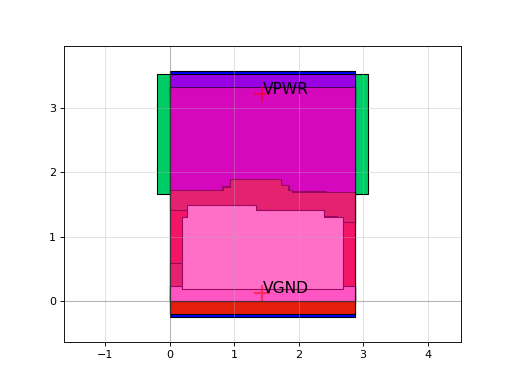

Reproduce this figure in Python.
import sky130

c = sky130.components.sky130_fd_sc_hs__and3_1()
c.plot()
